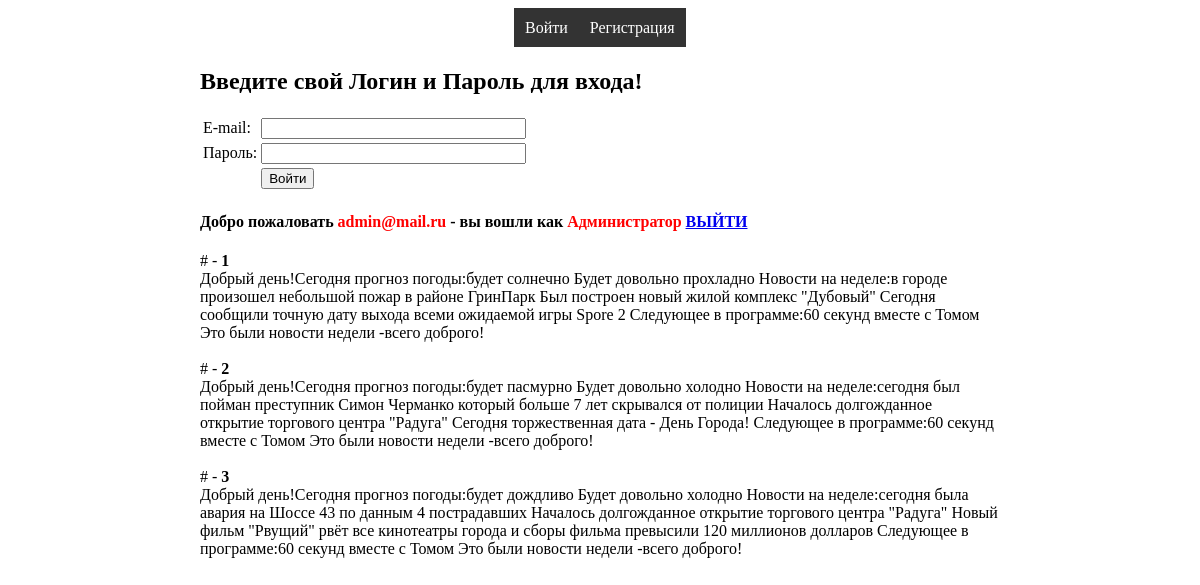
Page /?mode=auth (signed in) on the committed database.
### tables this page shows
CREATE TABLE IF NOT EXISTS `bez_content` (
  `id` int(11) NOT NULL AUTO_INCREMENT,
  `content` text NOT NULL,
  `role` varchar(255) NOT NULL,
  PRIMARY KEY (`id`)
);

### scripts/auth/show.php (the view, shortened to what this page needs)
<?php
 if($user === true) {
	echo '<h4>Добро пожаловать <span style="color:red;">'. $_SESSION['login'] .'</span> - вы вошли как <span style="color:red;">'.$_SESSION['name'].'</span> <a href="'.BEZ_HOST.'?mode=auth&exit=true">ВЫЙТИ</a></h4>';
	$sql = 'SELECT * FROM `'. BEZ_DBPREFIX.'content`
			WHERE `role` LIKE "%'. $_SESSION['role'] .'%"';
	$stmt = $db->prepare($sql);
	if($stmt->execute()){
		$rows = $stmt->fetchAll(PDO::FETCH_ASSOC);
		foreach($rows as $val){
			echo '# - <strong>'. $val['id'] .'</strong><br/>';
			echo $val['content'] .'<br/><br/>';
		}
	}
 }
 ?>

### index.php (shortened to what this page needs)
<?php
	$mode = isset($_GET['mode'])  ? $_GET['mode'] : false;
	$user = isset($_SESSION['user']) ? $_SESSION['user'] : false;
	include './bd/bd.php';
	switch($mode)
	{
		case 'auth':
			include './scripts/auth/show.php';
		break;
	}
?>

### css/style.css (style rules this page uses)
#wrap { width: 800px; height:100%; margin:0 auto; display:block; }
#menu { width: 172px; margin:0 auto; height:40px; }
#content { width: 800px; height:500; margin:0 auto; }
.menu { width: 172px; background-color: #333; margin:0 auto; }
.menu ul { margin: 0; padding: 0; float: left; }
.menu ul li { display: inline; }
.menu ul li a { float: left; text-decoration: none; color: white; padding: 10.5px 11px; background-color: #333; }

### rows in the picture
bez_content: id "1", content "Добрый день!Сегодня прогноз погоды:будет солнечно Будет довольно прохладно Новости на неделе:в городе произошел небольшой пожар в районе ГринПарк Был построен новый жилой комплекс \"Дубовый\" Сегодня сообщили точную дату выхода всеми ожидаемой игры Spore 2 Следующее в программе:60 секунд вместе с Томом Это были новости недели -всего доброго!"
bez_content: id "2", content "Добрый день!Сегодня прогноз погоды:будет пасмурно Будет довольно холодно Новости на неделе:сегодня был пойман преступник Симон Черманко который больше 7 лет скрывался от полиции Началось долгожданное открытие торгового центра \"Радуга\" Сегодня торжественная дата - День Города! Следующее в программе:60 секунд вместе с Томом Это были новости недели -всего доброго!"
bez_content: id "3", content "Добрый день!Сегодня прогноз погоды:будет дождливо Будет довольно холодно Новости на неделе:сегодня была авария на Шоссе 43 по данным 4 пострадавших Началось долгожданное открытие торгового центра \"Радуга\" Новый фильм \"Рвущий\" рвёт все кинотеатры города и сборы фильма превысили 120 миллионов долларов Следующее в программе:60 секунд вместе с Томом Это были новости недели -всего доброго!"

### other values in the picture
$_SESSION['login'] "admin@mail.ru"
$_SESSION['name'] "Администратор"
